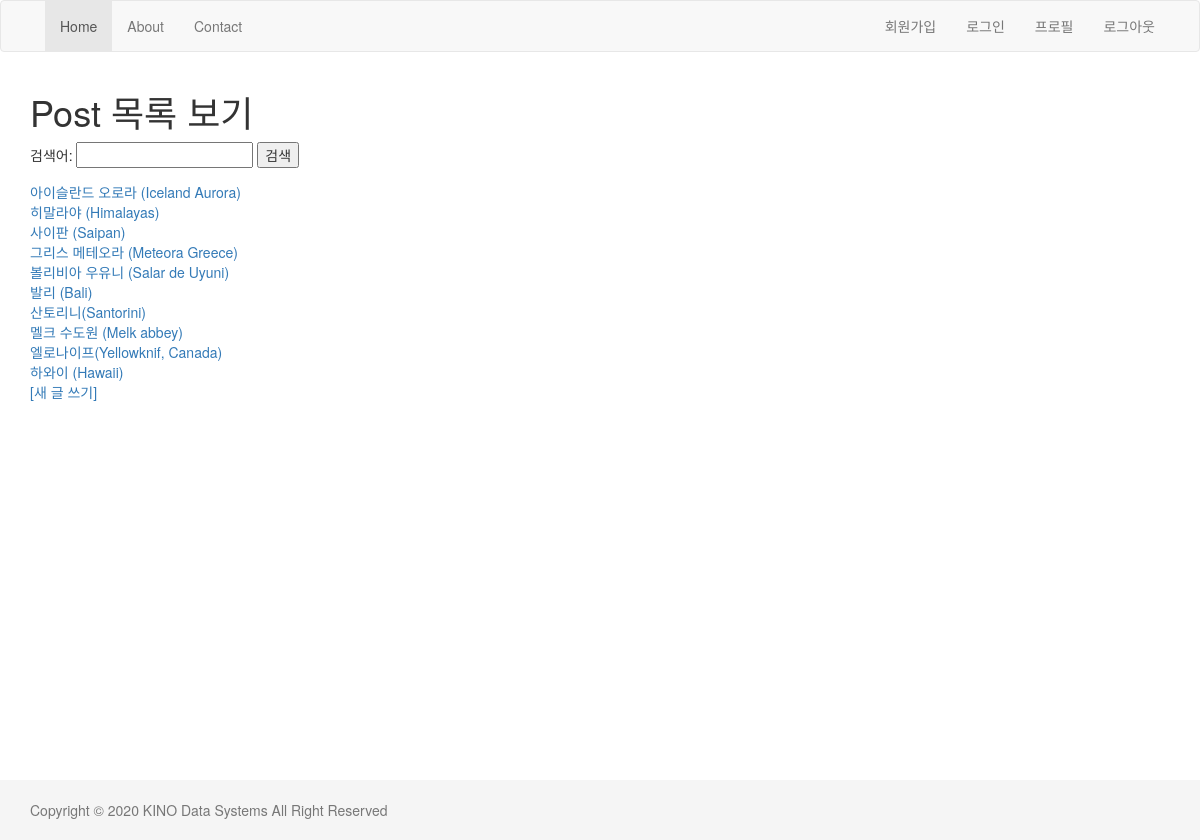
Screenshot of /blog/ with the database file from the repository.
### blog/models.py (models this page shows, shortened)
class Post(models.Model):
    title = models.CharField(max_length=250)
    body = models.TextField()
    tag = models.ManyToManyField('Tag', null=True, blank=True)
    ip = models.GenericIPAddressField(null=True)

### blog/views.py (the view)
# urls.py: path('', views.list, name='list'),
def list(request):
    post_list = Post.objects.all()
    search_key = request.GET.get('keyword')
    if search_key:
        post_list = Post.objects.filter(title__contains=search_key)
    return render(request, 'blog/list.html', {'post_all':post_list, 'q':search_key})

### blog/templates/blog/list.html (shortened to what this page needs)
{% extends "layout.html" %}
{% block content %}
    <h1>Post 목록 보기</h1>
    <form action="" method="get">
        검색어: <input type="text" name="keyword" value="{{q|default:''}}">
        <input type="submit" value="검색">
    </form>
    {% for post in post_all %}
        <a href="/blog/{{post.id}}"> {{post.title}} </a><br>
    {% endfor %}
    <a href="{% url 'blog:create' %}">[새 글 쓰기]</a>
{% endblock content %}

### templates/layout.html (shortened to what this page needs)
<html>
<head>
    <link rel="stylesheet" href="//maxcdn.bootstrapcdn.com/bootstrap/3.3.7/css/bootstrap.min.css" />
</head>
<body>
    <nav class="navbar navbar-default">
        <div class="container">
            <div id="navbar" class="collapse navbar-collapse">
                <ul class="nav navbar-nav">
                    <li class="active"><a href="/blog/">Home</a></li>
                    <li><a href="#">About</a></li>
                    <li><a href="#">Contact</a></li>
                </ul>
                <ul class="nav navbar-nav navbar-right">
                    <li><a href="#">회원가입 </a> </li>
                    <li><a href="#">로그인</a></li>
                    <li><a href="/blog/profile/">프로필</a> </li>
                    <li><a href="#">로그아웃</a></li>
                 </ul>
                </div>
        </div>
    </nav>
    <div class="container">
        <div class="row">
            <div class="col-sm-12">
                {% block content %}
                {% endblock %}
            </div>
        </div>
    </div>
    <div id="page-footer">
        <div class="container">
            <p class="text-muted">
                Copyright © 2020 KINO Data Systems All Right Reserved
            </p>
        </div>
    </div>
</body>
</html>

### templates/layout.html (style rules this page uses)
html { position: relative; min-height: 100% }
body { margin-bottom: 60px }
#page-footer { position: absolute; bottom: 0; width:100%; height: 60; line-height: 60px; background-color: #f5f5f5; }

### rows the page displays
Post: title "아이슬란드 오로라 (Iceland Aurora)"
Post: title "히말라야 (Himalayas)"
Post: title "사이판 (Saipan)"
Post: title "그리스 메테오라 (Meteora Greece)"
Post: title "볼리비아 우유니 (Salar de Uyuni)"
Post: title "발리 (Bali)"
Post: title "산토리니(Santorini)"
Post: title "멜크 수도원 (Melk abbey)"
Post: title "엘로나이프(Yellowknif, Canada)"
Post: title "하와이 (Hawaii)"
